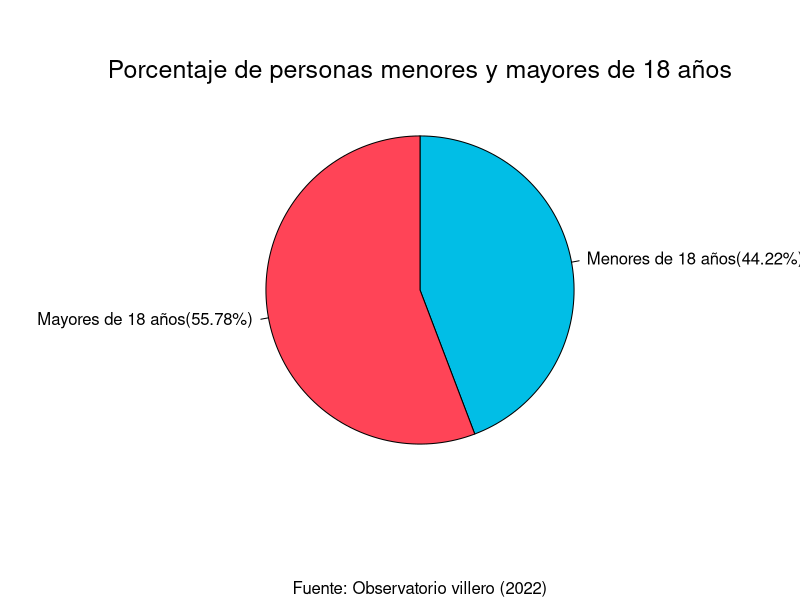

The R source for this figure:
install.packages("tidyverse")

library(readxl)
library(ggplot2)

# Leo el xlsx
df = read_excel("Datos_LP.xlsx", sheet = "FILTRO");

totalIntegrantes = sum(df$`Cantidad Integrantes`);
totalVarones = sum(df$`total`)
totalMenores = sum(df$Menores);

porcentajes = round(c(totalMenores, totalIntegrantes-totalMenores)/totalIntegrantes * 100,2);

pie(porcentajes , labels = c(
  paste("Menores de 18 años","(",porcentajes[1],"%)",sep=""),
  paste("Mayores de 18 años","(",porcentajes[2],"%)",sep="")),
  cex = 1,
  edges = 200,
  radius = 0.8,
  clockwise = T,
  init.angle = 90,
  density = NULL,
  sub= "Fuente: Observatorio villero (2022)",
  angle = 45,
  col = c("#01bee6", "#ff4457"), border = NULL,
  lty = NULL, main = NULL
)
mtext("Porcentaje de personas menores y mayores de 18 años", side=3, cex=1.5)